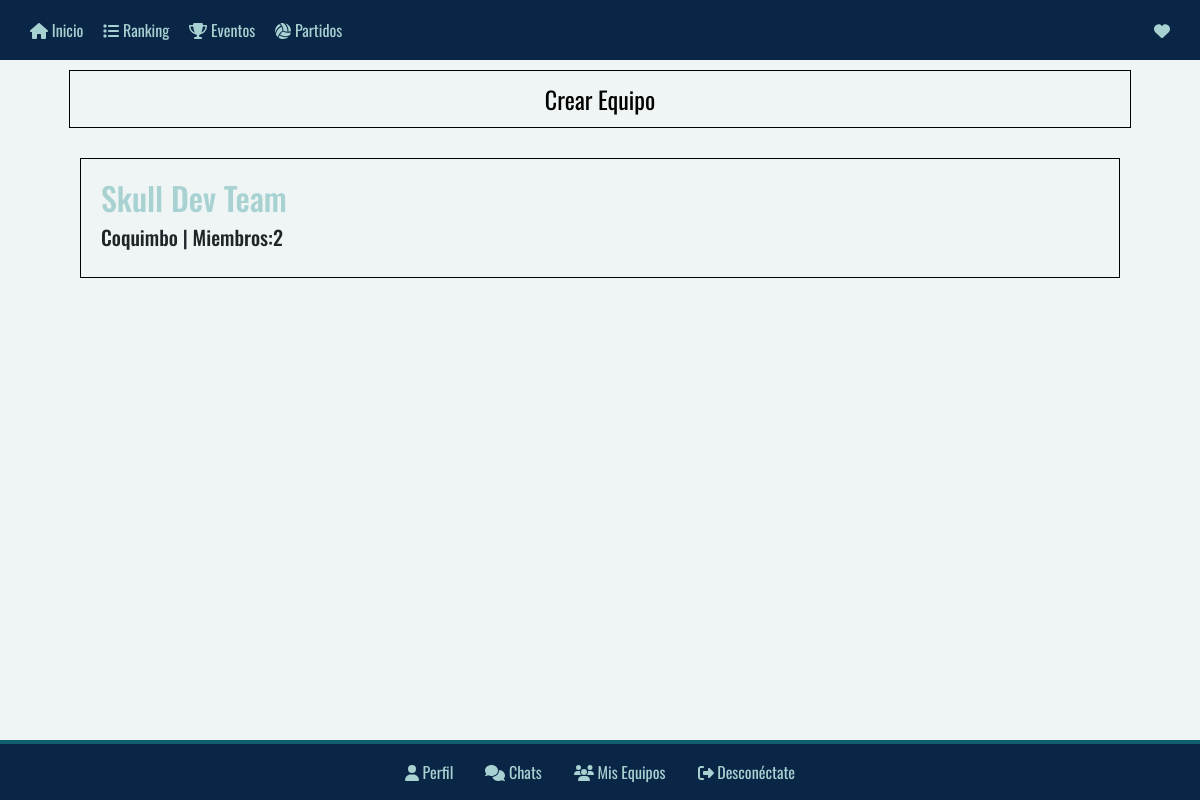
/equipos/mis-equipos/ (signed in), run on the app's committed database.
### equipos/models.py (models this page shows, shortened)
class Equipo(models.Model):
    fundador = models.ForeignKey('members.Perfil', on_delete=models.CASCADE, related_name='equipos_fundados')
    jugadores = models.ManyToManyField('members.Perfil', related_name='usuarios', blank=True)
    equipo_nickname = models.CharField(max_length=20)
    nombre = models.CharField('Nombre del Equipo',max_length=50)
    bio = models.CharField(max_length=500)
    ciudad = models.CharField(max_length=50)
    foto_perfil = models.ImageField(null=True, blank=True, upload_to="images/")
    foto_de_portada = models.ImageField(null=True, blank=True, upload_to="images/")

### equipos/views.py (the view)
# urls.py: path('mis-equipos/', views.ver_equipos, name='ver-equipos'),
@login_required
def ver_equipos(request):
    usuario = request.user
    perfil = usuario.perfil
    equipos = perfil.equipos.all()
    return render(request, 'equipos/ver_equipos.html', {'equipos': equipos})

### equipos/templates/equipos/ver_equipos.html (shortened to what this page needs)
{% extends 'main/base.html' %}{% load static %}
{% block content %}
{% if user.is_authenticated %}
<div class="botones-top-ranking" style="display: flex; align-items: center; justify-content: space-around;padding: 10px;">
    <a href="{% url 'crear-equipo' %}" class="crear-equipo-lista" style="display: flex; align-items: center;padding: 10px;margin: 0px 10px; justify-content: center;width: 90%; height: 90%;" >Crear Equipo</a>
</div>
{% endif %}
    {% for equipo in equipos %}
    <div class="equipo-item" style="padding: 20px;margin: 20px 80px;">
        <h2>
          <a href="{% url 'perfil-equipo' equipo.id %}" style="text-decoration: none; color: #A8D1D1;">{{ equipo.nombre }}</a>
        </h2>
        <h5>{{ equipo.ciudad }} | Miembros:{{ equipo.jugadores.count }}</h5>
      </div>
    {% endfor %}
{% endblock %}

### static/styles.css (style rules this page uses)
*, *:before, *:after { box-sizing: border-box; font-family: 'Oswald', sans-serif; margin: 0; padding: 0; outline: 0; }
body { position: relative; padding-bottom: 3em; min-height: 100vh; }

### static/ranking.css (style rules this page uses)
.crear-equipo-lista { display: flex; justify-content: center; align-items: center; margin-top: 10px; font-size: 1.5em; color: black; text-decoration: none; border: black 1px solid; margin: 2% 28%; }
.equipo-item { align-items: center; justify-content: center; border: black 1px solid; margin-bottom: 4px; padding: 8px; }
.equipo-item h2 { align-items: center; }

### data on the page
Equipo: nombre "Skull Dev Team", ciudad "Coquimbo", jugadores.count "2"
